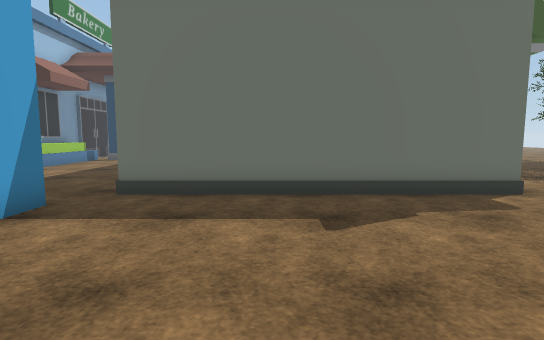
[1] (above)

22 first-person views from a walk through a Unity game level. The camera is 1.3 m above the floor, tilts 6° down and sees 80° across. The floor is counted in squares, 1 m on a side. Each view is taken from the middle of a square. On the plan, view 1 faces up. The plan holds only what a view shows up to about 14 squares ahead; the rest is blank. The place goes on beyond the plan. Some animated figures are left out. Some surface patterns are stand-ins.

[2]
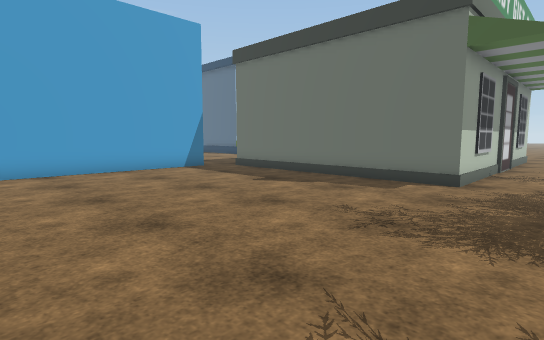

[3]
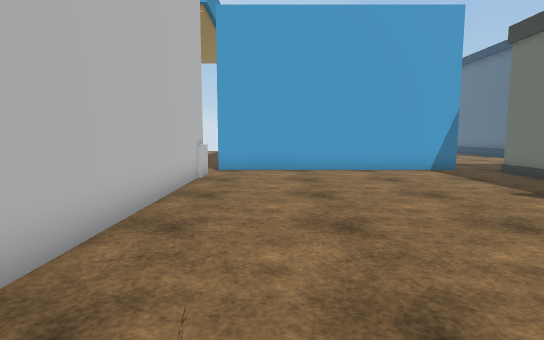

[4]
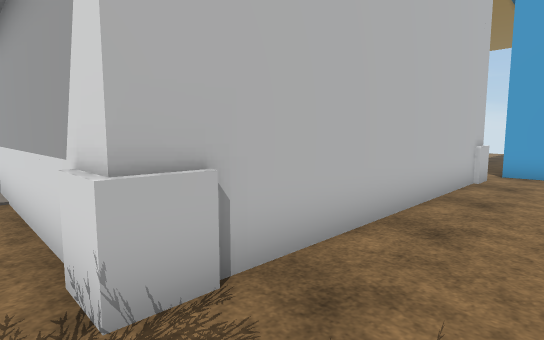

[5]
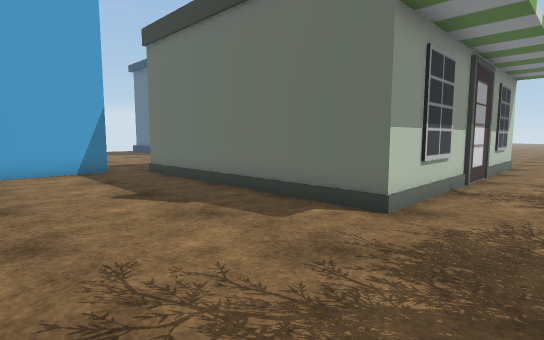

[6]
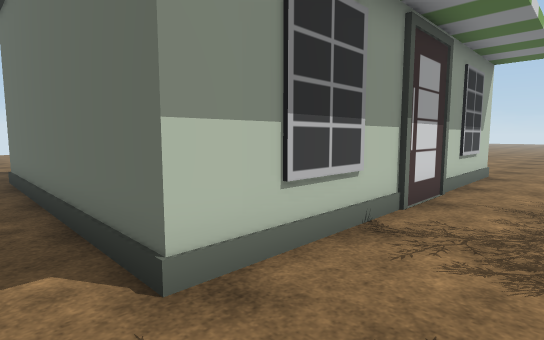

[7]
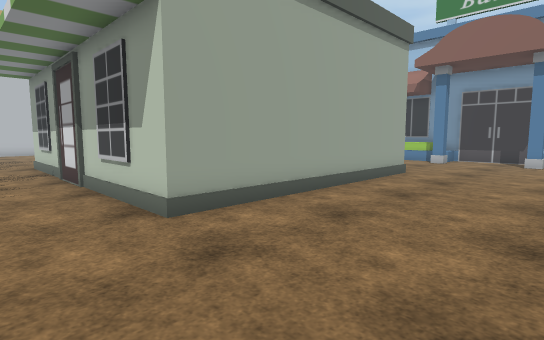

[8]
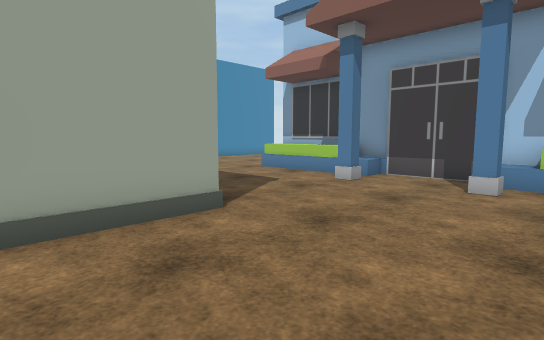

[9]
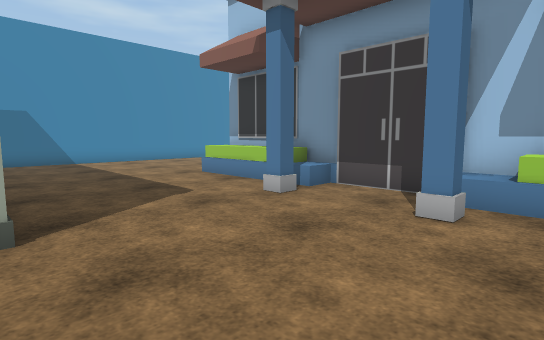

[10]
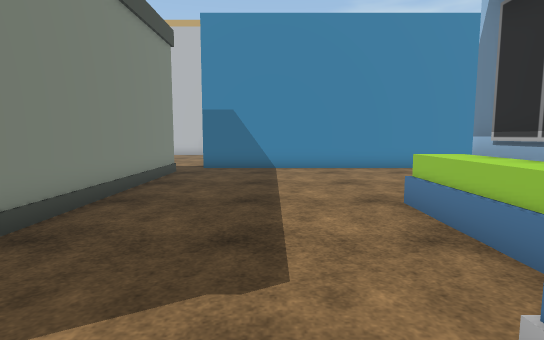

[11]
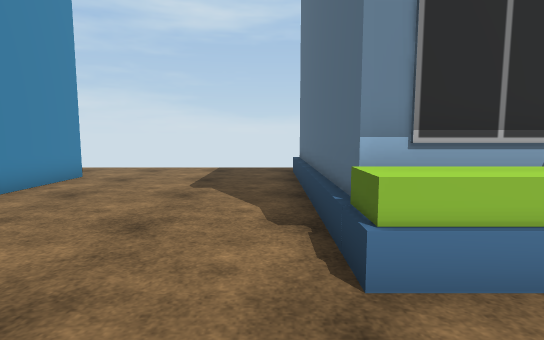

[12]
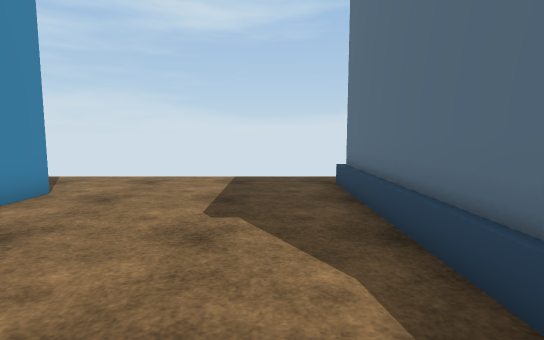

[13]
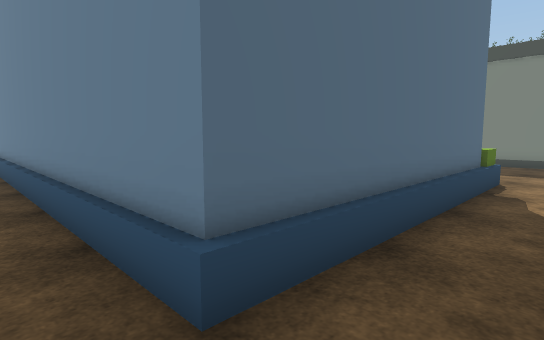

[14]
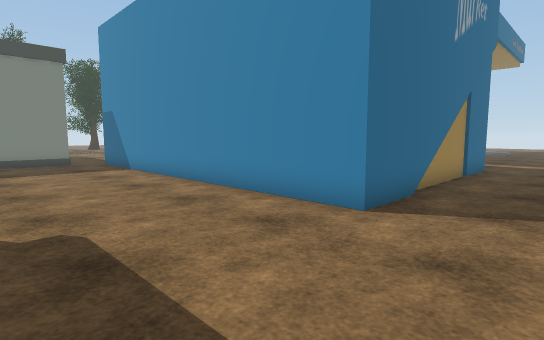

[15]
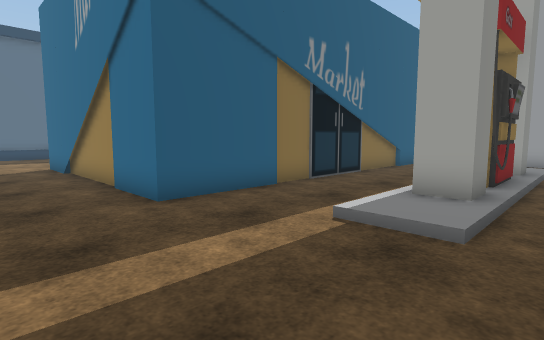

[16]
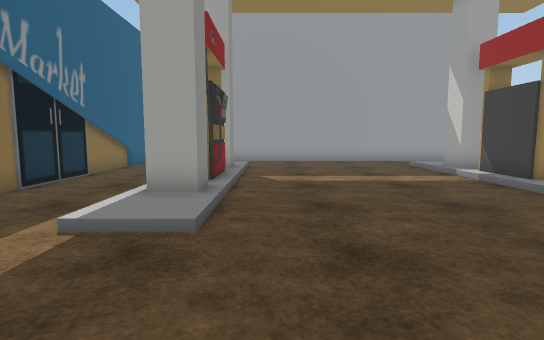

[17]
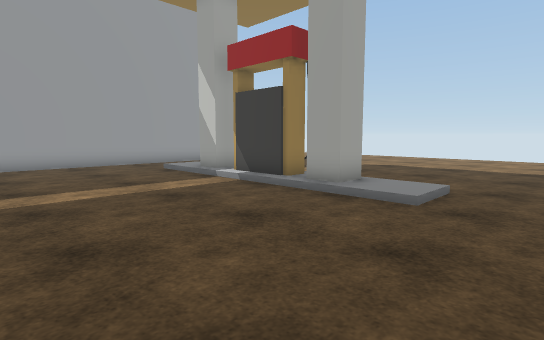

[18]
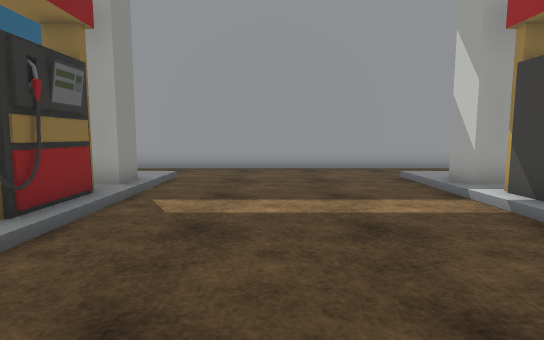

[19]
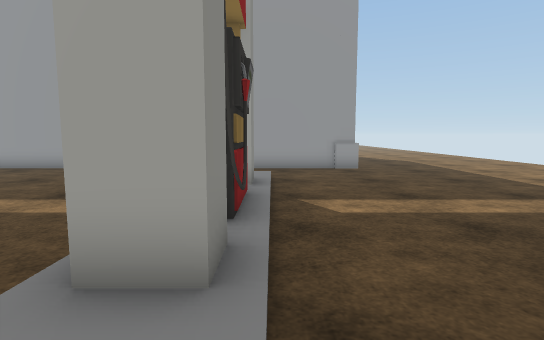

[20]
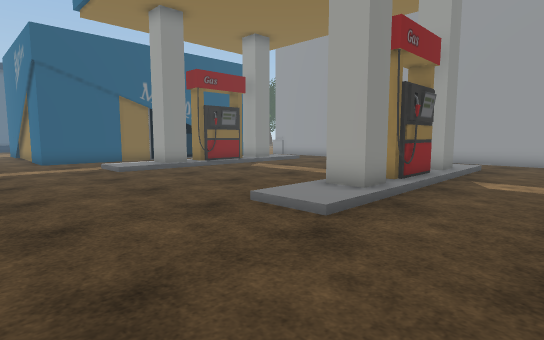

[21]
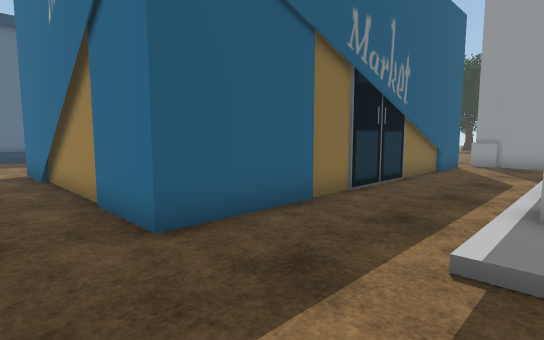

[22]
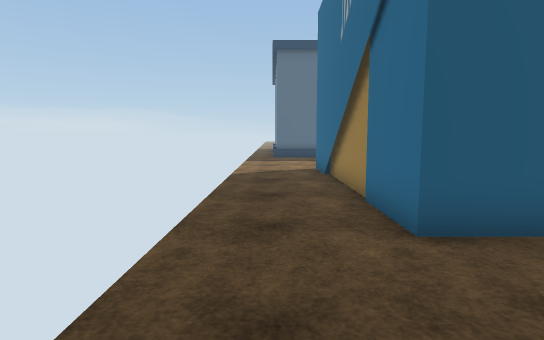

### Floor plan
Key: @ floor where view 1 was taken; # wall or solid block; x gap in a wall; . main floor; : floor 0.25 m higher than the main floor; + floor 1 m higher than the main floor; / step, stairs or slope; B building; O other object.
Columns run from 20 left of view 1 to 8 right of it. Each row starts with its distance up from view 1.
 23  B         ........ . ..... .
 22  B       BO.................
 21  B       B.BB................
 20  B       B...................
 19  B       B...................
 18  B       B/BB....#########...
 17 .B       B ......        #...
 16 .B       B+......        #..
 15 .B       B+......#       #..
 14 .B       B+......#       #..
 13 .BBBBBBBBB+......#       ##.
 12 .................#       ##..
 11 .................#       #...
 10 .................#       ##..
  9 .................#       ##..
  8 .................#       #...
  7 .................#########...
  6 ...##############............
  5 ...#            #............
  4 ...#            #............
  3 ...#            #............
  2 ...#            #............
  1 ...#            #............
  0 ...#            #...@........
 -1 ...#            #............
 -2 ...#            #............
 -3 ...#########################.
 -4 .................#         #.
 -5 .................#         #.
 -6 .....//////////..#         #.
 -7 .....:/####x#:/..#         #.
 -8  ....//////////..#         #
 -9 .................#         #
-10  ................#         #
-11  ................#
-12  ................#
-13  ................#
-14 .................#
-15 .....//////////..#
-16 .....:/####x#:/..#
-17 .....//////////..#
-18 .................#
-19  ................#
-20 . ...............#

Where each view was taken, in squares from view 1:
view 1: 0 up, 0 right, facing up
view 2: 2 down, 8 right, facing up-left
view 3: 1 down, 8 right, facing left
view 4: 1 down, 8 right, facing down-left
view 5: 2 up, 8 right, facing up-left
view 6: 6 up, 8 right, facing up-left
view 7: 23 up, 8 right, facing down-left
view 8: 23 up, 0 right, facing down-left
view 9: 23 up, 3 left, facing down-left
view 10: 19 up, 7 left, facing down
view 11: 12 up, 7 left, facing left
view 12: 11 up, 10 left, facing left
view 13: 11 up, 20 left, facing up-right
view 14: 11 up, 20 left, facing down-right
view 15: 9 down, 20 left, facing up-right
view 16: 9 down, 20 left, facing right
view 17: 9 down, 18 left, facing down-right
view 18: 11 down, 16 left, facing right
view 19: 17 down, 16 left, facing right
view 20: 20 down, 20 left, facing up-right
view 21: 7 down, 19 left, facing up-right
view 22: 7 down, 19 left, facing up
